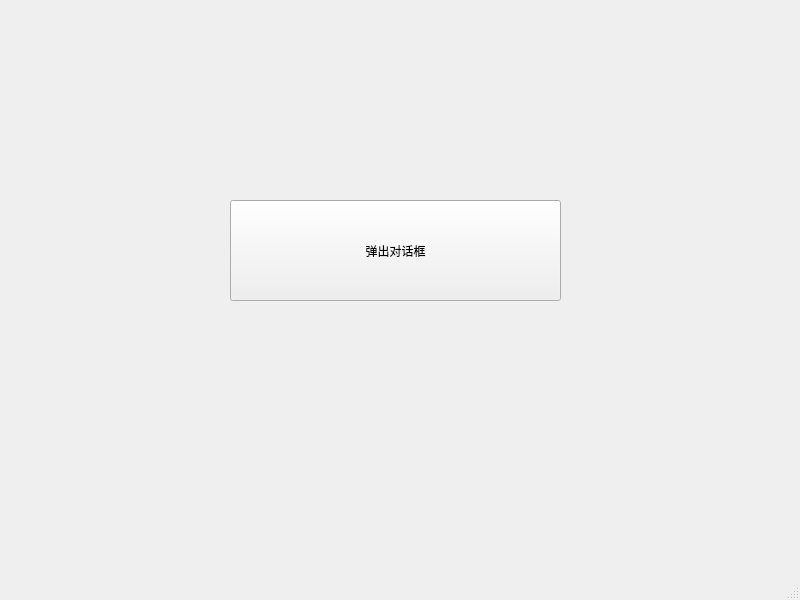
<?xml version="1.0" encoding="UTF-8"?>
<ui version="4.0">
 <class>MainWindow</class>
 <widget class="QMainWindow" name="MainWindow">
  <property name="geometry">
   <rect>
    <x>0</x>
    <y>0</y>
    <width>800</width>
    <height>600</height>
   </rect>
  </property>
  <property name="windowTitle">
   <string>MainWindow</string>
  </property>
  <widget class="QWidget" name="centralwidget">
   <widget class="QPushButton" name="pushButton">
    <property name="geometry">
     <rect>
      <x>230</x>
      <y>200</y>
      <width>331</width>
      <height>101</height>
     </rect>
    </property>
    <property name="text">
     <string>弹出对话框</string>
    </property>
   </widget>
  </widget>
  <widget class="QMenuBar" name="menubar">
   <property name="geometry">
    <rect>
     <x>0</x>
     <y>0</y>
     <width>800</width>
     <height>22</height>
    </rect>
   </property>
  </widget>
  <widget class="QStatusBar" name="statusbar"/>
 </widget>
 <resources/>
 <connections/>
</ui>
